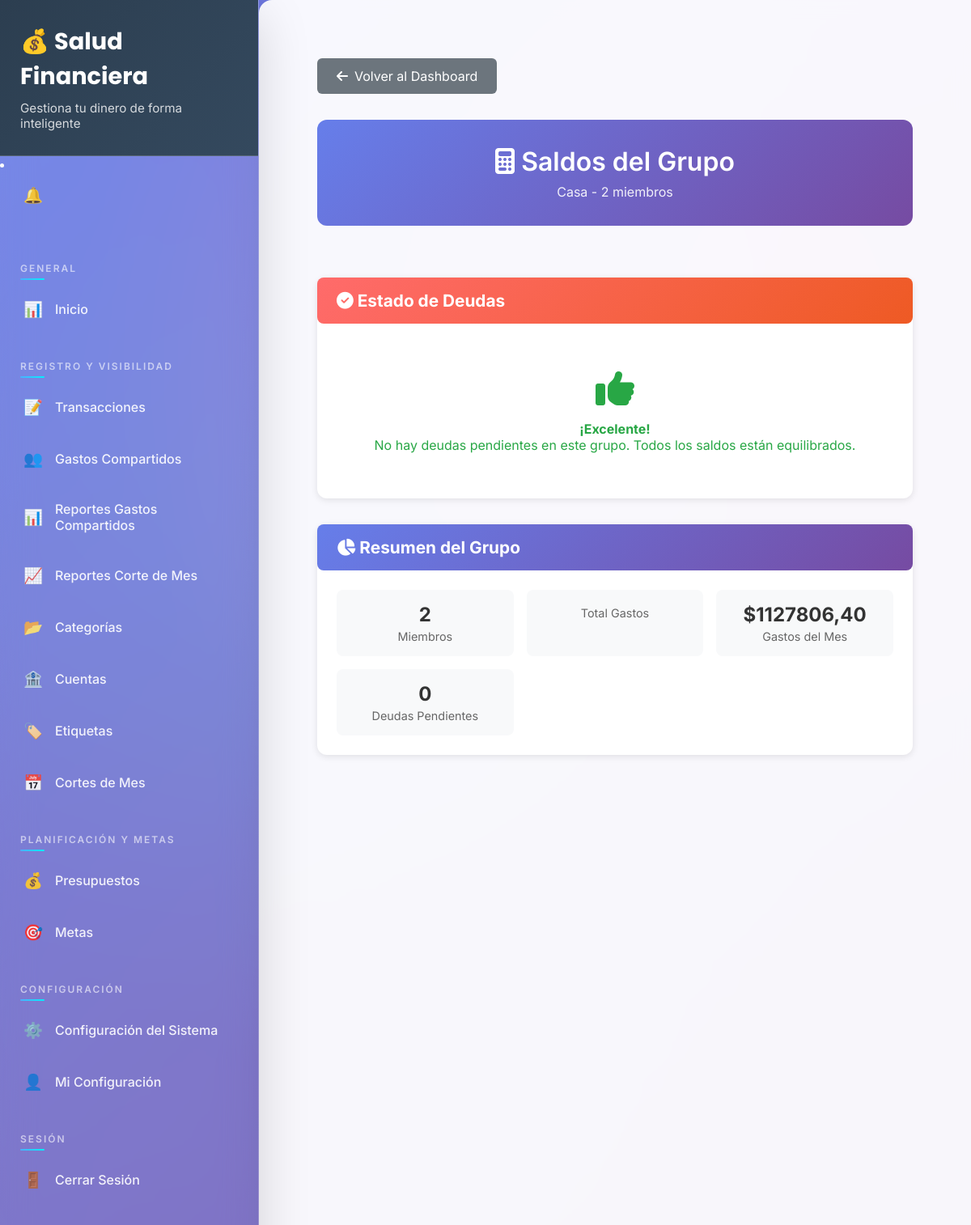
The page /finanzas/grupos/1/saldos/ (signed in) on the database its author committed.
### finanzas/models.py (models this page shows, shortened)
class GrupoGastosCompartidos(models.Model):
    nombre = models.CharField(max_length=100)
    descripcion = models.TextField(blank=True, null=True)
    icono = models.CharField(max_length=50, default='🏠')
    color = models.CharField(max_length=7, default='#3498db')
    miembros = models.ManyToManyField(User, related_name='grupos_gastos_compartidos')
    creador = models.ForeignKey(User, on_delete=models.CASCADE, related_name='grupos_creados')
    activo = models.BooleanField(default=True)
    fecha_creacion = models.DateTimeField(auto_now_add=True)
    fecha_modificacion = models.DateTimeField(auto_now=True)
    class Meta:
        ordering = ['nombre']
    @property
    def total_gastos_mes_actual(self):
        from datetime import date
        hoy = date.today()
        inicio_mes = hoy.replace(day=1)
        return GastoCompartido.objects.filter(
            grupo=self,
            fecha__gte=inicio_mes
        ).aggregate(total=models.Sum('monto_total'))['total'] or Decimal('0')
    @property
    def cantidad_miembros(self):
        return self.miembros.count()

### finanzas/views.py (the view)
# urls.py: path('grupos/<int:pk>/saldos/', views.saldos_grupo, name='saldos_grupo'),
@login_required
def saldos_grupo(request, pk):
    grupo = get_object_or_404(GrupoGastosCompartidos, pk=pk, miembros=request.user, activo=True)
    gastos = GastoCompartido.objects.filter(grupo=grupo, activo=True).select_related('pagado_por')
    saldos_miembros = []
    for miembro in grupo.miembros.all():
        pagos_miembro = PagoGastoCompartido.objects.filter(
            miembro=miembro,
            gasto_compartido__grupo=grupo,
            gasto_compartido__activo=True
        )
        total_debido = sum(pago.monto_debido for pago in pagos_miembro)
        total_pagado = sum(pago.monto_pagado for pago in pagos_miembro)
        saldo = total_debido - total_pagado
        saldos_miembros.append({
            'miembro': miembro,
            'total_debido': total_debido,
            'total_pagado': total_pagado,
            'saldo': saldo,
            'estado': 'al día' if saldo == 0 else 'debe' if saldo > 0 else 'a favor'
        })
    saldos_miembros.sort(key=lambda x: x['saldo'], reverse=True)
    context = {
        'grupo': grupo,
        'saldos_miembros': saldos_miembros,
        'total_gastos': gastos.count(),
        'total_monto': sum(gasto.monto_total for gasto in gastos),
    }
    return render(request, 'gastos_compartidos/saldos_grupo.html', context)

### finanzas/context_processors.py (called while the page is built)
def notificaciones_no_leidas(request):
    if request.user.is_authenticated:
        count = Notificacion.objects.filter(usuario=request.user, leida=False).count()
        return {'notificaciones_no_leidas_count': count}
    return {'notificaciones_no_leidas_count': 0}

### finanzas/templates/gastos_compartidos/saldos_grupo.html (shortened to what this page needs)
{% extends 'base/base.html' %}
{% load static %}
{% block extra_head %}
    <link rel="stylesheet" href="{% static 'css/gastos_compartidos.css' %}">
{% endblock %}
{% block content %}
<div class="saldos-container">
    <a href="{% url 'dashboard_gastos_compartidos' %}" class="btn-volver">
        <i class="fas fa-arrow-left"></i> Volver al Dashboard
    </a>
    <div class="saldos-header">
        <h1><i class="fas fa-calculator"></i> Saldos del Grupo</h1>
        <p>{{ grupo.nombre }} - {{ grupo.cantidad_miembros }} miembros</p>
    </div>
    {% if deudas %}
    <div class="deudas-section">
        <div class="deudas-header">
            <h3><i class="fas fa-exclamation-triangle"></i> Deudas Pendientes</h3>
        </div>
        {% for deuda in deudas %}
        <div class="deuda-item">
            <div class="deuda-info">
                <div class="deuda-personas">
                    <i class="fas fa-arrow-right"></i> {{ deuda.deudor }} debe pagar a {{ deuda.acreedor }}
                </div>
            </div>
            <div class="deuda-monto">${{ deuda.monto|floatformat:2 }}</div>
            <button class="deuda-accion" onclick="marcarComoPagado('{{ deuda.deudor }}', '{{ deuda.acreedor }}', {{ deuda.monto }})">
                <i class="fas fa-check"></i> Marcar como Pagado
            </button>
        </div>
        {% endfor %}
    </div>
    {% else %}
    <div class="deudas-section">
        <div class="deudas-header">
            <h3><i class="fas fa-check-circle"></i> Estado de Deudas</h3>
        </div>
        <div style="text-align: center; padding: 2rem; color: #28a745;">
            <i class="fas fa-thumbs-up" style="font-size: 3rem; margin-bottom: 1rem;"></i>
            <h4>¡Excelente!</h4>
            <p>No hay deudas pendientes en este grupo. Todos los saldos están equilibrados.</p>
        </div>
    </div>
    {% endif %}
    <div class="resumen-section">
        <div class="resumen-header">
            <h3><i class="fas fa-chart-pie"></i> Resumen del Grupo</h3>
        </div>
        <div class="resumen-stats">
            <div class="resumen-stat">
                <div class="resumen-stat-value">{{ grupo.cantidad_miembros }}</div>
                <div class="resumen-stat-label">Miembros</div>
            </div>
            <div class="resumen-stat">
                <div class="resumen-stat-label">Total Gastos</div>
            </div>
            <div class="resumen-stat">
                <div class="resumen-stat-value">${{ grupo.total_gastos_mes_actual|floatformat:2 }}</div>
                <div class="resumen-stat-label">Gastos del Mes</div>
            </div>
            <div class="resumen-stat">
                <div class="resumen-stat-value">{{ deudas|length }}</div>
                <div class="resumen-stat-label">Deudas Pendientes</div>
            </div>
        </div>
    </div>
</div>
{% endblock %}

### finanzas/templates/gastos_compartidos/saldos_grupo.html (style rules this page uses)
.saldos-container { max-width: 1200px; margin: 0 auto; padding: 2rem; }
.saldos-header { background: linear-gradient(135deg, #667eea 0%, #764ba2 100%); color: white; padding: 2rem; border-radius: 12px; margin-bottom: 2rem; text-align: center; }
.saldos-header h1 { margin: 0; font-size: 2rem; font-weight: 600; }
.saldos-header p { margin: 0.5rem 0 0 0; opacity: 0.9; }
.deudas-section { background: white; border-radius: 12px; padding: 1.5rem; box-shadow: 0 2px 8px rgba(0,0,0,0.1); margin-bottom: 2rem; }
.deudas-header { background: linear-gradient(135deg, #ff6b6b 0%, #ee5a24 100%); color: white; padding: 1rem 1.5rem; border-radius: 8px; margin: -1.5rem -1.5rem 1.5rem -1.5rem; }
.deudas-header h3 { margin: 0; font-size: 1.3rem; }
.resumen-section { background: white; border-radius: 12px; padding: 1.5rem; box-shadow: 0 2px 8px rgba(0,0,0,0.1); }
.resumen-header { background: linear-gradient(135deg, #667eea 0%, #764ba2 100%); color: white; padding: 1rem 1.5rem; border-radius: 8px; margin: -1.5rem -1.5rem 1.5rem -1.5rem; }
.resumen-header h3 { margin: 0; font-size: 1.3rem; }
.resumen-stats { display: grid; grid-template-columns: repeat(auto-fit, minmax(200px, 1fr)); gap: 1rem; }
.resumen-stat { text-align: center; padding: 1rem; background: #f8f9fa; border-radius: 8px; }
.resumen-stat-value { font-size: 1.5rem; font-weight: bold; color: #333; margin-bottom: 0.25rem; }
.resumen-stat-label { color: #666; font-size: 0.9rem; }
.btn-volver { background: #6c757d; color: white; border: none; padding: 0.75rem 1.5rem; border-radius: 6px; text-decoration: none; display: inline-flex; align-items: center; gap: 0.5rem; margin-bottom: 2rem; font-size: 1rem; }

### finanzas/templates/base/base.html (style rules this page uses)
:root { --primary-gradient: linear-gradient(135deg, #667eea 0%, #764ba2 100%); --secondary-gradient: linear-gradient(135deg, #f093fb 0%, #f5576c 100%); --success-gradient: linear-gradient(135deg, #4facfe 0%, #00f2fe 100%); --warning-gradient: linear-gradient(135deg, #fa709a 0%, #fee140 100%); --danger-gradient: linear-gradient(135deg, #ff9a9e 0%, #fecfef 100%); --dark-gradient: linear-gradient(135deg, #2c3e50 0%, #34495e 100%); --glass-bg: rgba(255, 255, 255, 0.1); --glass-border: rgba(255, 255, 255, 0.2); --shadow-soft: 0 8px 32px rgba(0, 0, 0, 0.1); --shadow-strong: 0 20px 60px rgba(0, 0, 0, 0.15); --border-radius: 16px; --transition: all 0.3s cubic-bezier(0.4, 0, 0.2, 1); }
* { margin: 0; padding: 0; box-sizing: border-box; }
body { font-family: 'Inter', -apple-system, BlinkMacSystemFont, 'Segoe UI', Roboto, sans-serif; background: var(--primary-gradient); min-height: 100vh; overflow-x: hidden; position: relative; }
body::before { content: ''; position: fixed; top: 0; left: 0; width: 100%; height: 100%; background-image: radial-gradient(circle at 20% 80%, rgba(120, 119, 198, 0.3) 0%, transparent 50%), radial-gradient(circle at 80% 20%, rgba(255, 119, 198, 0.3) 0%, transparent 50%), radial-gradient(circle at 40% 40%, rgba(120, 219, 255, 0.2) 0%, transparent 50%); pointer-events: none; z-index: -1; animation: float 20s ease-in-out infinite; }

### rows shown on the page
GrupoGastosCompartidos: nombre "Casa", cantidad_miembros "2", total_gastos_mes_actual "1127806,40"

### other values the page prints
{{ deudas|length }} "0"
